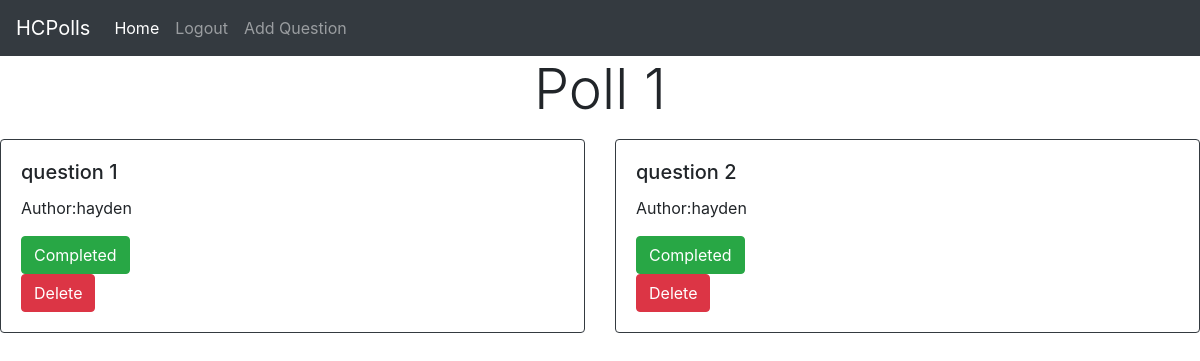
/pollView/1 (signed in), run on an earlier commit of the app's database.
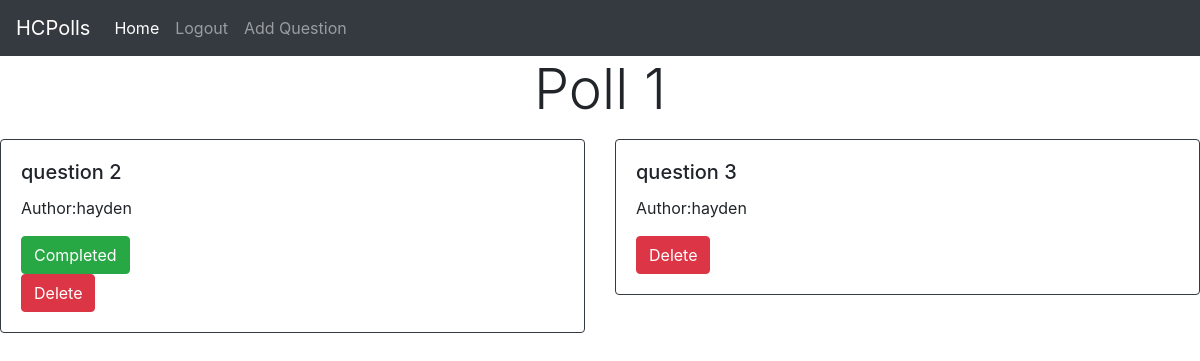
And on a later commit of the database.
### polls/models.py (models this page shows, shortened)
class Question(models.Model):
    poll = models.ForeignKey(
        Polls, on_delete=models.CASCADE, null=True)
    QuestionText = models.CharField(max_length=100)
    Completed = models.BooleanField(default=False)
    User = models.ForeignKey(
        UserModel, on_delete=models.CASCADE)

class UserModel(models.Model):
    Ip = models.CharField(max_length=100, null=True)
    Name = models.CharField(max_length=100)
    CurrentPoll = models.ForeignKey(
        Polls, on_delete=models.CASCADE)

### polls/views.py (the view, shortened to what this page needs)
# urls.py: path('pollView/<str:pk>', views.pollView, name='pollView'),
def pollView(request, pk):
    if request.user.is_authenticated:
        Title = Polls.objects.get(id=pk)
        AllActive = Question.objects.filter(poll=Title)
        context = {
            'PollId': Title.id,
            'Title': Title.Title,
            'AllActive': AllActive
        }
        return render(request, 'polls/InpollAdmin.html', context)

### polls/templates/polls/InpollAdmin.html (shortened to what this page needs)
<!DOCTYPE html>
<html lang="en">
  <head>
    <link
      rel="stylesheet"
      href="https://stackpath.bootstrapcdn.com/bootstrap/4.3.1/css/bootstrap.min.css"
    />
  </head>
  <body>
    <nav class="navbar navbar-expand-lg navbar-dark bg-dark">
      <a class="navbar-brand" href="#">HCPolls</a>
      <div class="collapse navbar-collapse" id="navbarNav">
        <ul class="navbar-nav">
          <li class="nav-item active">
            <a class="nav-link" href="#"
              >Home <span class="sr-only">(current)</span></a
            >
          </li>
          {% if user.is_authenticated %}
          <li class="nav-item">
            <a
              class="nav-link"
              href="javascript:{}"
              onclick="document.getElementById('logoutForm').submit();"
              >Logout</a
            >
          </li>
          {% endif %}
          <li class="nav-item">
            <a
              class="nav-link"
              href="#"
              data-toggle="modal"
              data-target="#AddQuestionModal"
              >Add Question</a
            >
          </li>
        </ul>
      </div>
    </nav>
    <h1 class="display-4" align="center">
        {{Title}}
      </h1>
    {% for i in AllActive %}
    {% if forloop.counter0|divisibleby:"2" %}
    <div class="row">
      {% endif %}
      <div class="col-sm-6 mt-2">
        <div class="card border-dark">
          <div class="card-body">
            <h5 class="card-title" >{{i.QuestionText}}</h5>
            <p class="card-text">
                Author:{{i.User.Name}}
              </p>
            {% if i.Completed %}
            {% else %}
            <form action="{% url 'CompleteQuestion' i.id PollId %}">
                <button type="submit" class="btn btn-success">Completed</button>
            </form>
            {% endif %}
            <form action="{% url 'DeleteQuestion' i.id PollId %}">
                <button type="submit" class="btn btn-danger">Delete</button>
            </form>
          </div>
        </div>
      </div>
      {% if forloop.counter0|divisibleby:"2" %} {% else %}
    </div>
    {% endif %} {% endfor %}
  </body>
  <link
    rel="stylesheet"
    href="https://cdnjs.cloudflare.com/ajax/libs/font-awesome/4.7.0/css/font-awesome.min.css"
  />
</html>

What changed in the data, as far as the page shows it:
removed Question: QuestionText "question 1", User.Name "hayden", Completed "Completed"
added Question: QuestionText "question 3", User.Name "hayden"
